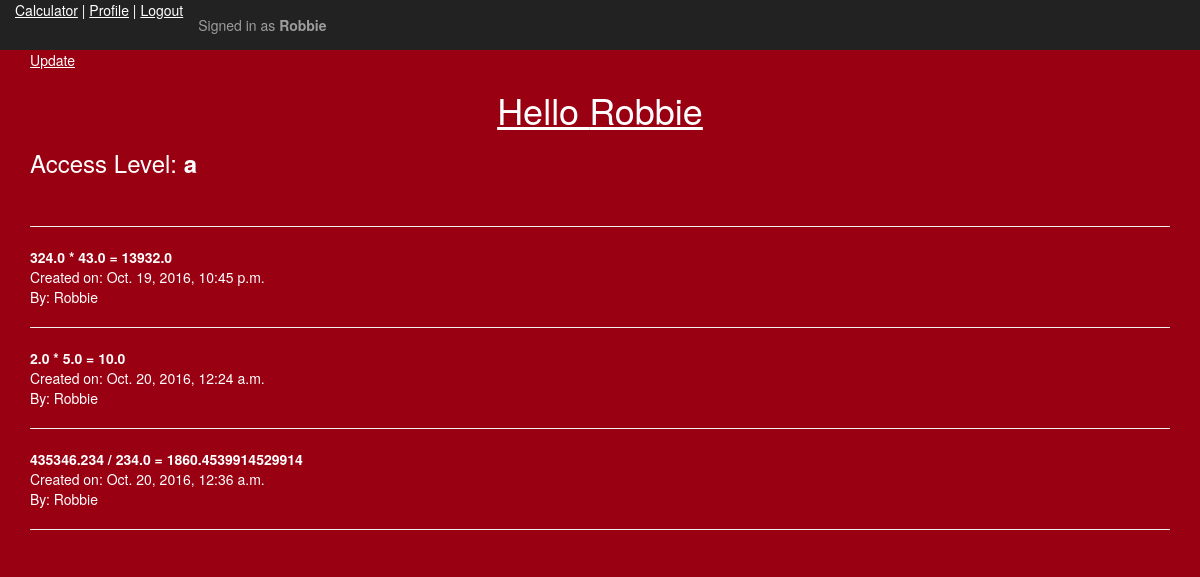
Before: /account/profile/2/ (signed in) with the older database file.
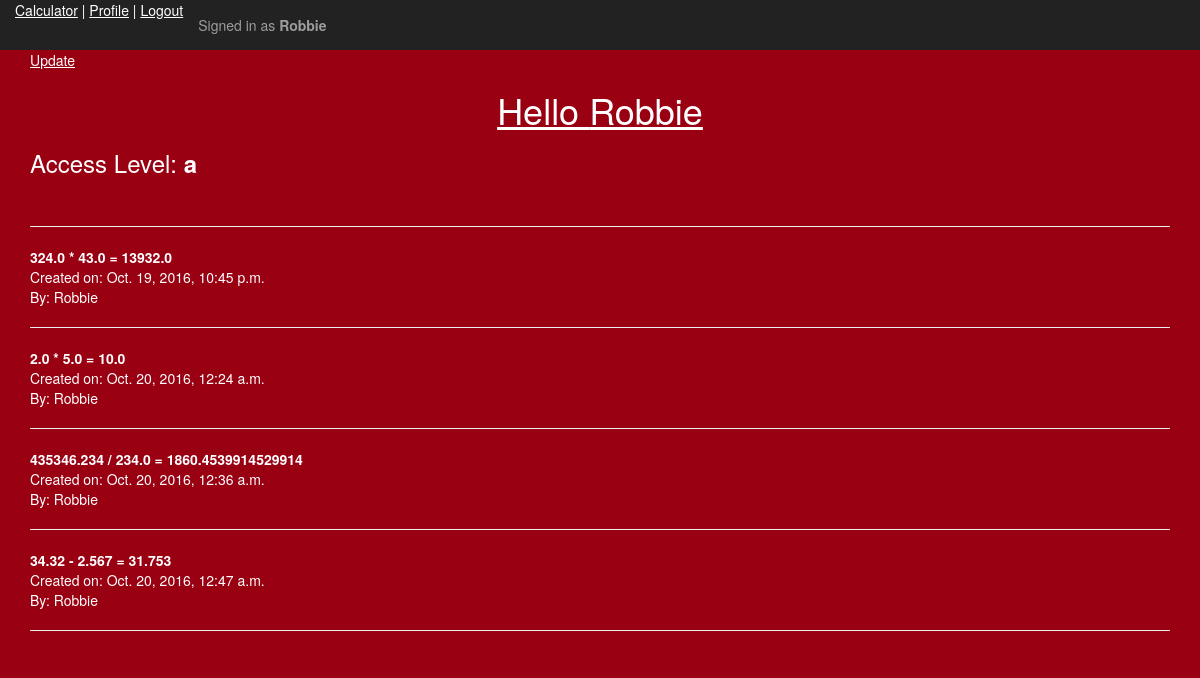
After: the same page with the newer database file.
### app/models.py (models this page shows)
class Operation(models.Model):
    num1 = models.FloatField()
    operator = models.CharField(max_length=1, choices=OPERATOR)
    num2 = models.FloatField()
    answer = models.CharField(max_length=255)
    user = models.ForeignKey('auth.User')
    created = models.DateTimeField(auto_now=True)

### app/views.py (the view)
# urls.py: url(r'^account/profile/(?P<pk>\d+)/$', ProfileDetailView.as_view(), name="profile_detail_view"),
class ProfileDetailView(DetailView):
    model = Profile
    def get_context_data(self, **kwargs):
        context = super().get_context_data(**kwargs)
        context['operation'] = Operation.objects.all()
        return context
    def get_queryset(self):
        if self.request.user.profile.is_owner:
            return Profile.objects.all()
        return Profile.objects.filter(user=self.request.user)

### app/models.py (called while the page is built)
    @property
    def is_owner(self):
        return self.access_level == 'o'

### templates/app/profile_detail.html
{% extends 'base.html' %}
{% block content %}
  <a href="{% url 'profile_update_view' object.id %}">Update</a>
  <h1>Hello {{ request.user }}</h1>
  <div class="access">
    <h3>Access Level: <b>{{ profile.access_level }}</b></h3> <br>
  </div>
  <hr>
  <div class="profile_info">
    {% for equ in operation %}
      {% if request.user == equ.user or request.user.profile.is_owner %}
          <b>{{ equ.num1 }} {{ equ.operator }} {{ equ.num2 }} = {{ equ.answer }}</b> <br>
          Created on: {{ equ.created}} <br>
           By: {{ equ.user }}<br> <hr>
      {% endif %}
    {% endfor %}
  </div>
{% endblock %}

Changed rows visible on the page:
added Operation: num1 "34.32", operator "-", num2 "2.567", answer "31.753", created "Oct. 20, 2016, 12:47 a.m.", user "Robbie"
